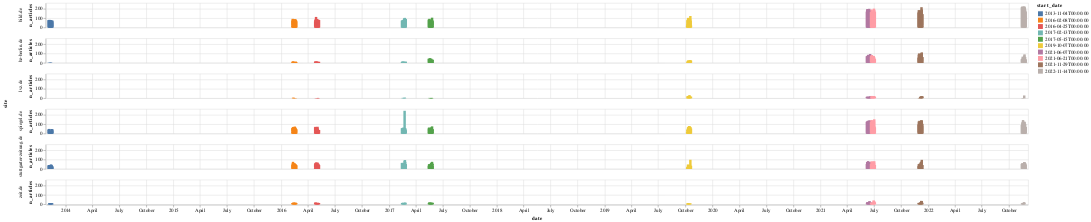

The cell this chart's notebook holds for it:
### Code cell
df["date"] = pd.to_datetime(df["date"])
df["start_date"] = pd.to_datetime(df["start_date"])

alt.Chart(df, width=2000, height=50).mark_bar().encode(
    x="date:T",
    y="n_articles:Q",
    row="site:N",
    color="start_date:N",
)

### Figure 1 — Vega-Lite specification as saved in the notebook (floating-point values rounded to 4 significant figures; data arrays with more than 128 entries replaced by an {"elided": "..."} marker saying what was removed)
{"config": {"view": {"continuousWidth": 400, "continuousHeight": 300}}, "data": {"name": "data-de3df893910677a3c29e2e8826a13dcc"}, "mark": "bar", "encoding": {"color": {"field": "start_date", "type": "nominal"}, "row": {"field": "site", "type": "nominal"}, "x": {"field": "date", "type": "temporal"}, "y": {"field": "n_articles", "type": "quantitative"}}, "height": 50, "width": 2000, "$schema": "https://vega.github.io/schema/vega-lite/v4.17.0.json", "datasets": {"data-de3df893910677a3c29e2e8826a13dcc": {"elided": "1680 records"}}}
